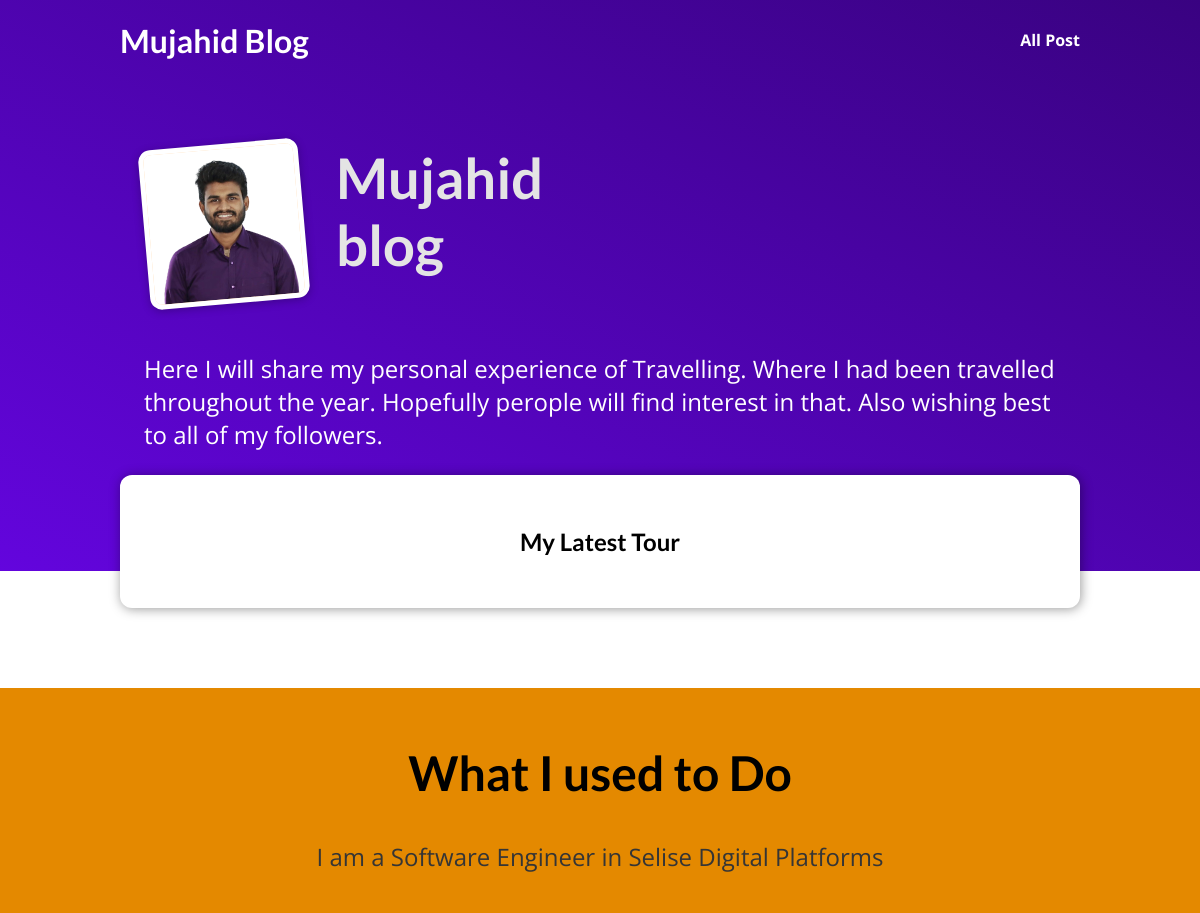
The app's page /, older data.
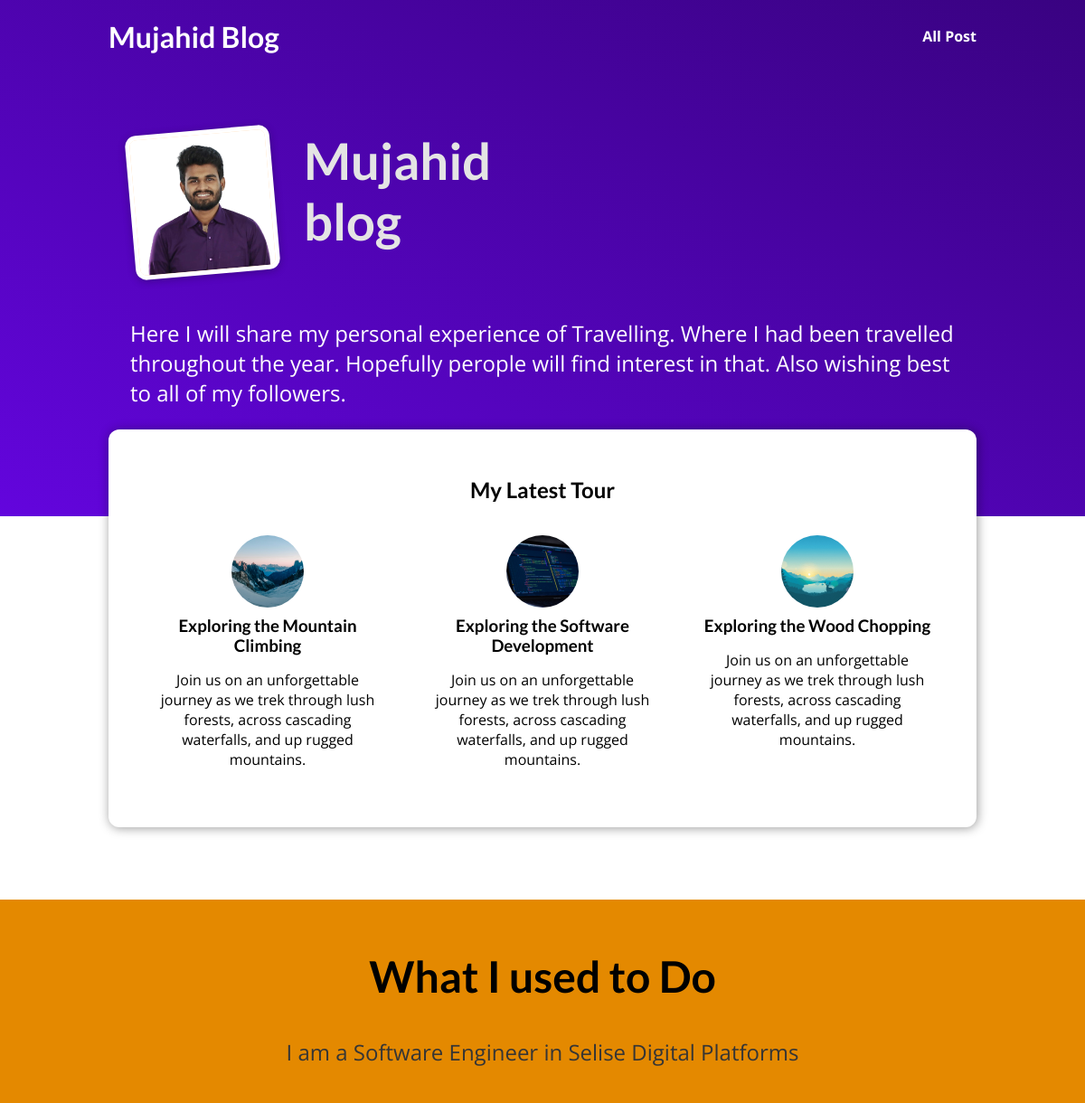
The same page, newer data.
### blog/models.py (models this page shows)
class Post(models.Model):
  title = models.CharField(max_length=150)
  excerpt = models.CharField(max_length=200)
  image_name = models.CharField(max_length=100)
  date = models.DateField(auto_now=True)
  slug = models.SlugField(
    unique=True,
    null=False,
    db_index=True,
    blank=True
  )
  content = models.TextField(
    validators=[MinLengthValidator(10)]
  )
  author = models.ForeignKey(
    Author,
    on_delete=models.SET_NULL,
    null= True,
    related_name='posts'
  )
  post_tags = models.ManyToManyField(
    Tag,
    null= True,
    related_name='posts'
  )

### blog/views.py (the view)
# urls.py: path('', views.starting_page, name='starting-page'),
def starting_page(request):
  lattest_sorted_posts = Post.objects.all().order_by('-date')[:3]
  return render(request, 'index.html', {
    'posts': lattest_sorted_posts
	})

### blog/templates/blog/index.html (shortened to what this page needs)
{% extends 'base.html' %}
{% load static %}
{% block css_files %}
  <link rel="stylesheet" href= "{% static 'index.css' %}" >
{% endblock %}
{% block content %}
  <section id="welcome">
    <header>
      <img src="{% static 'mujahid.png' %}" alt="Author of the blog" />
      <h2>Mujahid blog</h2>
    </header>
    <p>
      Here I will share my personal experience of Travelling.
      Where I had been travelled throughout the year. Hopefully
      perople will find interest in that. Also wishing best to all
      of my followers.
    </p>
  </section>
  <section id="latest-posts">
    <h2>My Latest Tour</h2>
    <ul>
      {% for post in posts %}
        {% include 'post.html' %}
      {% endfor %}
    </ul>
  </section>
  <section id="about">
    <h2>What I used to Do</h2>
    <p>I am a Software Engineer in Selise Digital Platforms</p>
  </section>
{% endblock  %}

### templates/base.html (shortened to what this page needs)
{% load static %}
<!DOCTYPE html>
<html lang="en">
  <head>
    <link rel="stylesheet" href= "{% static 'app.css' %}" >
    {% block css_files %}{% endblock %}
  </head>
  <body>
    <header id="main-navigation">
      <h1><a href="{% url 'starting-page' %}">Mujahid Blog</a></h1>
      <nav>
        <a href="{% url 'posts-page' %}">All Post</a>
      </nav>
    </header>
    {% block content %}{% endblock %}
  </body>
</html>

### blog/templates/blog/includes/post.html
{% load static %}
{% block css_files %}
  <link rel="stylesheet" href= "{% static 'post.css' %}" >
{% endblock %}
<li>
  <article class="post">
    <a href="{% url 'individual-post' post.slug %}">
      <img src="{% static post.image_name %}" alt="{{ post.title }}" />
      <div class="post__content">
        <h3>{{ post.title }}</h3>
        <p>{{ post.content }}</p>
      </div>
    </a>
  </article>
</li>

### static/app.css (style rules this page uses)
* { box-sizing: border-box; }
html { font-family: 'Open Sans', 'Lato', sans-serif; }
body { margin: 0; }
h1, h2, h3 { font-family: 'Lato', sans-serif; font-weight: bold; }
#main-navigation { width: 100%; height: 5rem; display: flex; justify-content: space-between; align-items: center; padding: 0 10%; position: absolute; top: 0; left: 0; }
#main-navigation a { text-decoration: none; color: white; font-weight: bold; }

### blog/static/blog/index.css (style rules this page uses)
#welcome { background: linear-gradient(to right top, #6305dd, #390281); padding: 6rem 12%; }
#welcome header { display: flex; align-items: flex-start; margin: 3rem auto; }
#welcome img { width: 10rem; height: 10rem; object-fit: cover; object-position: top; border: 5px solid white; border-radius: 12px; background-color: #ffe1bf; transform: rotateZ(-5deg); box-shadow: 0 2px 8px rgba(0, 0, 0, 0.25); }
#welcome h2 { font-size: 3.5rem; margin: 0 0 0 2rem; color: #e4e4e4; width: 10rem; }
#welcome p { color: white; font-size: 1.5rem; }
#latest-posts { background-color: white; padding: 2rem; border-radius: 12px; width: 60rem; margin: -6rem auto 2rem auto; box-shadow: 1px 1px 12px rgba(0, 0, 0, 0.4); }
#latest-posts h2 { text-align: center; }
#latest-posts ul { list-style: none; margin: 0; padding: 0; display: flex; gap: 1rem; }
#latest-posts li { flex: 1; }
#about { text-align: center; padding: 1rem; background-color: #e48900; margin-top: 5rem; }
#about h2 { font-size: 3rem; }
#about p { font-size: 1.5rem; color: #353535; }

### blog/static/blog/post.css (style rules this page uses)
.post { display: flex; flex-direction: column; align-items: center; text-align: center; }
.post a { text-decoration: none; color: black; transition: all 0.2s ease; padding: 1rem; }
.post img { width: 5rem; height: 5rem; object-fit: cover; border-radius: 50%; }
.post h3 { margin: 0.25rem 0; }

Row changes from the older to the newer data that the page shows:
added Post: image_name (picture), title "Exploring the Mountain Climbing", content "Join us on an unforgettable journey as we trek through lush forests, across cascading waterfalls, and up rugged mountains."
added Post: image_name (picture), title "Exploring the Software Development", content "Join us on an unforgettable journey as we trek through lush forests, across cascading waterfalls, and up rugged mountains."
added Post: image_name (picture), title "Exploring the Wood Chopping", content "Join us on an unforgettable journey as we trek through lush forests, across cascading waterfalls, and up rugged mountains."
